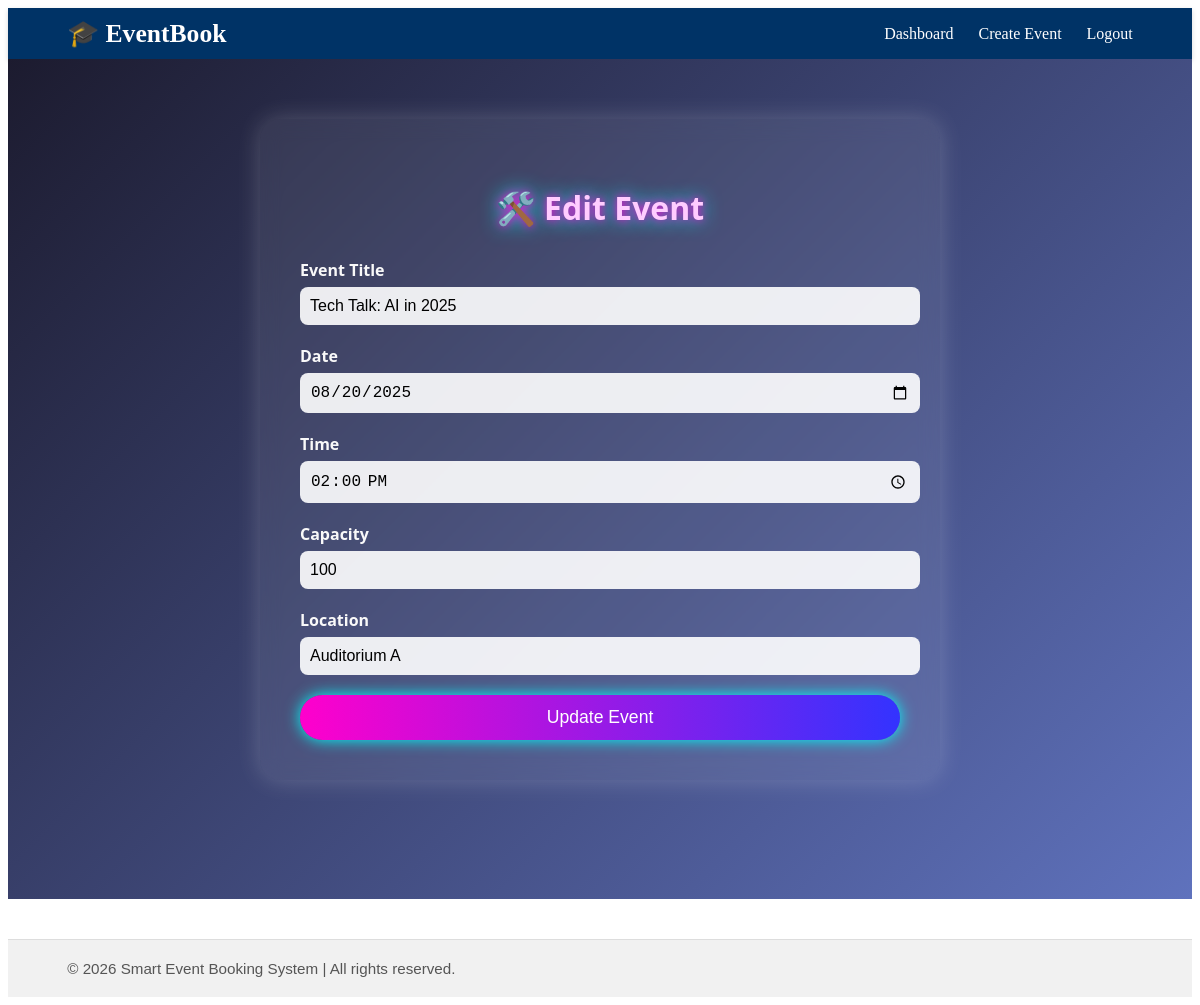
/edit-event.php?id=1 (signed in), run on the app's committed database.
### tables this page shows
CREATE TABLE `events` (
  `event_id` int(11) NOT NULL,
  `title` varchar(150) NOT NULL,
  `description` text DEFAULT NULL,
  `event_date` date NOT NULL,
  `event_time` time NOT NULL,
  `location` varchar(150) DEFAULT NULL,
  `capacity` int(11) NOT NULL,
  `created_by` int(11) DEFAULT NULL,
  `created_at` timestamp NOT NULL DEFAULT current_timestamp()
);

### edit-event.php (the view, shortened to what this page needs)
<?php
include('includes/db.php');
$event_id = isset($_GET['id']) ? intval($_GET['id']) : 0;
$event = null;
if ($event_id > 0) {
    $stmt = $conn->prepare("SELECT * FROM events WHERE event_id = ? AND created_by = ?");
    $stmt->bind_param("ii", $event_id, $_SESSION['user_id']);
    $stmt->execute();
    $result = $stmt->get_result();
    $event = $result->fetch_assoc();
}
include('includes/header-private.php');
?>
<main class="cevt-main">
    <section class="cevt-container">
        <h2 class="cevt-title">🛠️ Edit Event</h2>
        <?php if ($event): ?>
        <form action="update-event.php" method="POST" class="cevt-form" onsubmit="return validateEventForm()">
            <div class="cevt-group">
                <label for="title">Event Title</label>
                <input type="text" id="title" name="title" value="<?php echo htmlspecialchars($event['title']); ?>" required>
            </div>
            <div class="cevt-group">
                <label for="event_date">Date</label>
                <input type="date" id="event_date" name="event_date" value="<?php echo $event['event_date']; ?>" required>
            </div>
            <div class="cevt-group">
                <label for="event_time">Time</label>
                <input type="time" id="event_time" name="event_time" value="<?php echo $event['event_time']; ?>" required>
            </div>
            <div class="cevt-group">
                <label for="capacity">Capacity</label>
                <input type="number" id="capacity" name="capacity" value="<?php echo $event['capacity']; ?>" required>
            </div>
            <div class="cevt-group">
                <label for="location">Location</label>
                <input type="text" id="location" name="location" value="<?php echo htmlspecialchars($event['location']); ?>" required>
            </div>
            <button type="submit" class="cevt-btn">Update Event</button>
        </form>
        <?php else: ?>
            <p class="cevt-error">Event not found or access denied.</p>
        <?php endif; ?>
    </section>
</main>
<?php include('includes/footer.php'); ?>

### css/style.css (style rules this page uses)
.cevt-main { background: linear-gradient(135deg, #1c1b2f, #5f72bd); color: #ffffff; padding: 60px 20px; min-height: 90vh; font-family: 'Segoe UI', sans-serif; }
.cevt-container { max-width: 600px; margin: auto; background: rgba(255, 255, 255, 0.08); padding: 40px; border-radius: 20px; box-shadow: 0 0 25px rgba(255, 255, 255, 0.2); backdrop-filter: blur(10px); }
.cevt-title { text-align: center; font-size: 2rem; color: #ffccff; margin-bottom: 30px; text-shadow: 0 0 10px #ff00cc, 0 0 20px #00ffff; }
.cevt-form { display: flex; flex-direction: column; }
.cevt-group { margin-bottom: 20px; }
.cevt-group label { display: block; margin-bottom: 6px; font-weight: bold; color: #f9f9f9; }
.cevt-group input { width: 100%; padding: 10px; border: none; border-radius: 8px; font-size: 1rem; background-color: rgba(255, 255, 255, 0.9); color: #000; }
.cevt-btn { background: linear-gradient(90deg, #ff00cc, #3333ff); color: #fff; padding: 12px 25px; font-size: 1.1rem; border: none; border-radius: 30px; cursor: pointer; box-shadow: 0 0 15px #00ffff; transition: transform 0.3s ease, box-shadow 0.3s ease; }

### data on the page
events: title "Tech Talk: AI in 2025", event_date "08/20/2025", event_time "14:00:00", capacity "100", location "Auditorium A"
